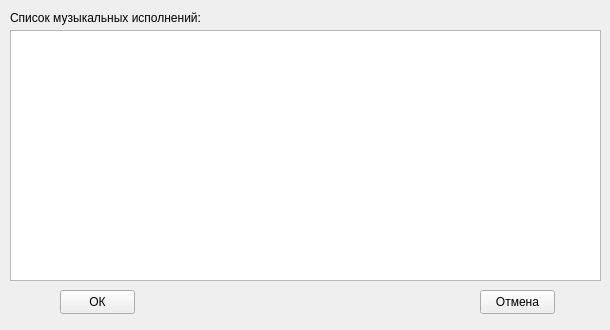
<?xml version="1.0" encoding="UTF-8"?>
<ui version="4.0">
 <class>PerfomanceWindow</class>
 <widget class="QWidget" name="PerfomanceWindow">
  <property name="geometry">
   <rect>
    <x>0</x>
    <y>0</y>
    <width>610</width>
    <height>330</height>
   </rect>
  </property>
  <property name="windowTitle">
   <string>Form</string>
  </property>
  <widget class="QLabel" name="label">
   <property name="geometry">
    <rect>
     <x>10</x>
     <y>10</y>
     <width>201</width>
     <height>16</height>
    </rect>
   </property>
   <property name="text">
    <string>Список музыкальных исполнений:</string>
   </property>
  </widget>
  <widget class="QTableView" name="tableView">
   <property name="geometry">
    <rect>
     <x>10</x>
     <y>30</y>
     <width>591</width>
     <height>251</height>
    </rect>
   </property>
   <property name="selectionBehavior">
    <enum>QAbstractItemView::SelectRows</enum>
   </property>
  </widget>
  <widget class="QPushButton" name="okButton">
   <property name="geometry">
    <rect>
     <x>60</x>
     <y>290</y>
     <width>75</width>
     <height>24</height>
    </rect>
   </property>
   <property name="text">
    <string>ОК</string>
   </property>
  </widget>
  <widget class="QPushButton" name="cancelButton">
   <property name="geometry">
    <rect>
     <x>480</x>
     <y>290</y>
     <width>75</width>
     <height>24</height>
    </rect>
   </property>
   <property name="text">
    <string>Отмена</string>
   </property>
  </widget>
 </widget>
 <resources/>
 <connections/>
</ui>
